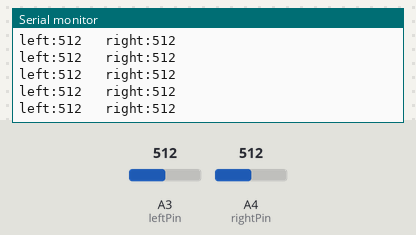
A sketch run on a simulated Arduino Uno, built with avr-gcc and run on an emulated ATmega328P. Shown: the last lines printed to the serial monitor. The inputs (shaded band) are chosen by the test bench; at power-on: A3 (leftPin) = 512, A4 (rightPin) = 512.

Above: at 2.2 s.
2.3 s: A3 (leftPin) set to 989
At 3.3 s:
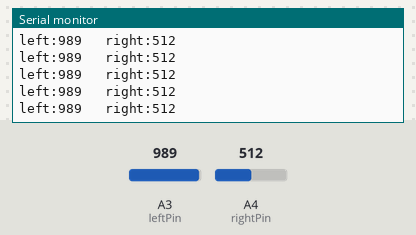
3.8 s: A3 (leftPin) set to 1016
At 4.5 s:
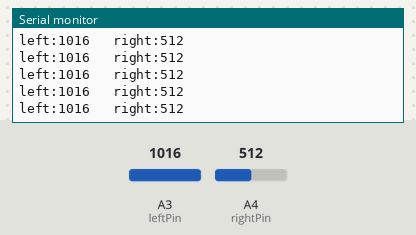
5.3 s: A4 (rightPin) set to 107
At 6.1 s:
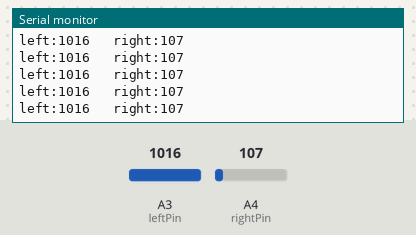
8.3 s: A4 (rightPin) set to 93
At 9.4 s:
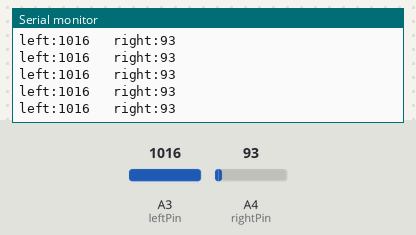
Timing chart, 0 to 11.3 s (numbered marks = the images above; inputs shaded):
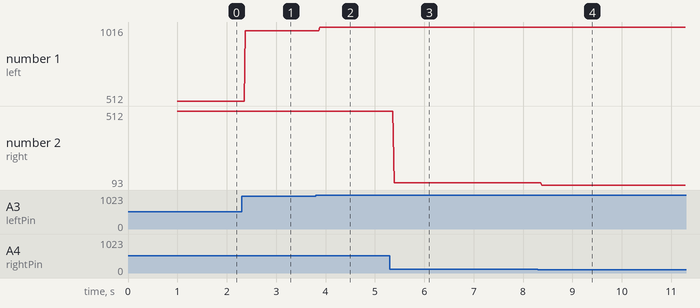

Measured:
- after the input at 2.3 s, the serial monitor: prints a new line after 0.07 s (image 1)
- after the input at 3.8 s, the serial monitor: prints a new line after 0.08 s (image 2)
- after the input at 5.3 s, the serial monitor: prints a new line after 0.09 s (image 3)
- after the input at 8.3 s, the serial monitor: prints a new line after 0.08 s (image 4)
- plotted number 1: 512 → 989 after the input at 2.3 s, 989 → 1016 after the input at 3.8 s
- plotted number 2: 512 → 107 after the input at 5.3 s, 107 → 93 after the input at 8.3 s

The sketch:

InfraredAvoidanceTest.ino
```cpp
const int leftPin = A3;
const int rightPin = A4;
int dl;
int dr;
void setup() {
	Serial.begin(9600);
	pinMode(leftPin, INPUT);
	pinMode(rightPin, INPUT);
	delay(1000);
}
void loop() {
	dl = analogRead(leftPin);
	dr = analogRead(rightPin);
	Serial.print("left:");
	Serial.print(dl);
	Serial.print("   ");
	Serial.print("right:");
	Serial.println(dr);
}
```
